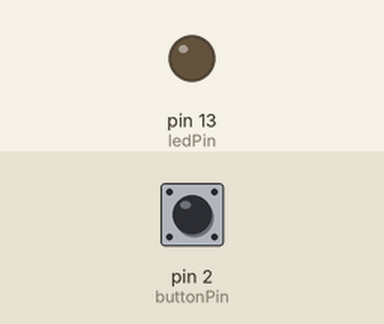
A sketch run on a simulated Arduino Uno, built with avr-gcc and run on an emulated ATmega328P. On the bench: output pins drawn as LEDs (lit = HIGH). Inputs (shaded band) come from the test bench; at power-on: pin 2 (buttonPin) LOW.

Above: at 1.2 s.
1.3 s: pin 2 (buttonPin) pulled HIGH for 0.15 s
At 1.37 s:
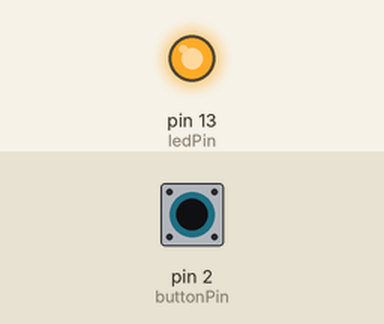
2.9 s: pin 2 (buttonPin) pulled HIGH for 3.2 s
At 6.6 s:
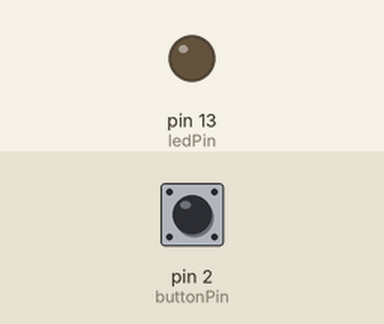
Timing chart, 0 to 8.1 s (numbered marks = the images above; inputs shaded):
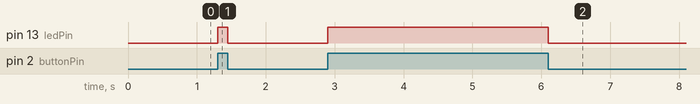

The sketch:

pushbuttonpullup.ino
```cpp
// Define the pin numbers
const int buttonPin = 2;  // Pin connected to the push button
const int ledPin = 13;     // Pin connected to the built-in LED

// Variable to store the button state
int buttonState = 0;       // Variable to hold the current button state

void setup() {
  // Initialize the button pin as an input
  pinMode(buttonPin, INPUT); // Set the button pin as input

  // Initialize the LED pin as an output
  pinMode(ledPin, OUTPUT);   // Set the LED pin as output
}

void loop() {
  // Read the state of the push button
  buttonState = digitalRead(buttonPin); // Read the button state

  // Check if the button is pressed
  if (buttonState == HIGH) { // Button is pressed (HIGH because of pull-down)
    digitalWrite(ledPin, HIGH); // Turn the LED on
  } else {
    digitalWrite(ledPin, LOW);  // Turn the LED off
  }

  // Small delay to debounce the button (optional)
  delay(50); // 50 ms delay for button debounce
}
```

Measured:
- after the input at 1.3 s, pin 13 (ledPin): LOW → HIGH at once, → LOW 0.15 s later
- after the input at 2.9 s, pin 13 (ledPin): LOW → HIGH at once, → LOW 3.2 s later
